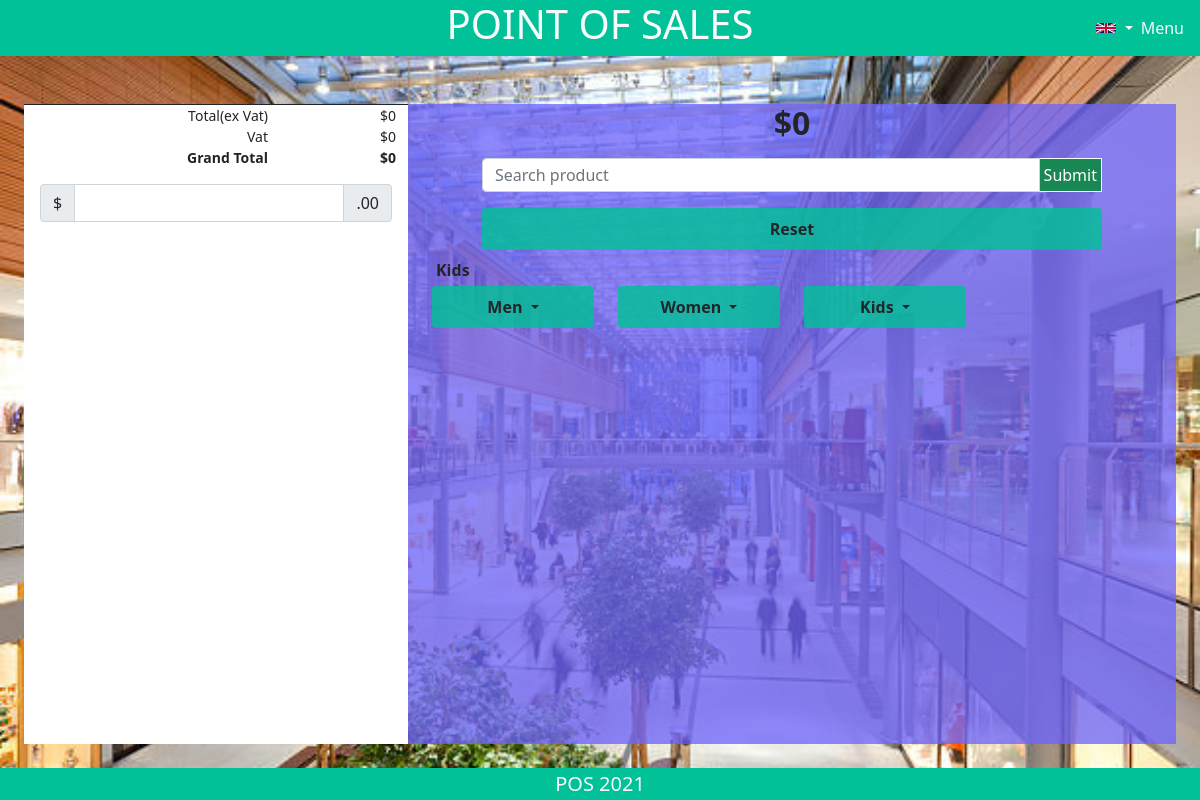
The page /?query=kids (signed in) on the database its author committed.
### products/models.py (models this page shows)
class Category(models.Model):
    class Meta:
        verbose_name_plural = "Categories"
    name = models.CharField(max_length=254)
    def __str__(self):
        return self.name

### home/views.py (the view, shortened to what this page needs)
# urls.py: path("", views.index, name="home"),
def index(request):
    try:
        request.session["my_language"]
    except:
        request.session["my_language"] = {"language": "en"}
    all_products = Product.objects.all()
    all_categories = Category.objects.all()
    if "All" in request.GET:
        context = {
            "products": all_products,
            "categories": all_categories,
        }
        return render(request, "home/index.html", context)
    if "query" in request.GET:
        query = request.GET.getlist("query")
        if len(query) == 1:
            query_product = Product.objects.filter(category__name=query[0])
            context = {
                "query": query,
                "products": query_product,
                "categories": all_categories,
            }
            return render(request, "home/index.html", context)
    context = {
        "products": all_products,
        "categories": all_categories,
    }
    return render(request, "home/index.html", context)

### bag/contexts.py (called while the page is built, shortened)
def bag_contents(request):
    bag = request.session.get("bag", [])
    bag_items = []
    net_total = 0
    vat_total = 0
    vat = 0
    context = {
        "bag_content": bag_items,
        "net_total": net_total,
        "vat": round(vat, 3),
        "grand_total": net_total + vat,
    }
    return context

### home/templates/home/index.html (shortened to what this page needs)
{% extends "base.html" %}
{% load static %}
{% load custom_tags %}
{% block extra_css %}
    <link rel="stylesheet" href="{% static 'home/css/home.css' %}">
{% endblock %}
{% block content %}
    <div class="row m-4 text-center mt-5">
        <div class="col-12 col-md-4 order-md-1 order-2 till-screen p-0">
            <div class="row m-0 till-text">
                <div class="col-12 border-bottom border-dark"></div>
                <div class="col-8 text-end">Total(ex Vat)</div><div class="col-4 text-end">${{ net_total }}</div>
                <div class="col-8 text-end">Vat</div><div class="col-4 text-end">${{ vat }}</div>
                <div class="col-8 text-end fw-bold">Grand Total</div><div class="col-4 text-end fw-bold">${{ grand_total }}</div>
            </div>
            <form id="pay-form" action="{% url 'checkout' %}" method="POST">
                <div class="input-group mb-3 p-3 pb-0">
                    <span class="input-group-text">$</span>
                    <input type="text" class="form-control pay-input" id="amount" name="amount" aria-label="Amount (to the nearest dollar)">
                    <span class="input-group-text">.00</span>
                </div>
            </form>
        </div>
        <div class="col-12 col-md-8 order-1 product-screen bg-custom">
            <div class="col-12 text-center h2 fw-bold total">${{ grand_total }}</div>
            <div class="col-10 mt-3 mx-auto">
                <form action="#" method="POST">
                    <div class="input-group mb-3 search-bar">
                        <input type="text" class="search form-control pay-form" name="q" placeholder="Search product" />
                        <div class="input-group-append">
                          <button class="input-group-text p-1 btn-success border-light rounded-0">Submit</button>
                        </div>
                    </div>
                </form>
            </div>
            <a href="{% url 'home' %}?All=all" class="col-10 btn btn-custom-2 p-2 mb-2 fw-bold">Reset</a>
            <div class="text-start ps-3 fw-bold text-dark">
            {% for q in query %}
                {{ q|capfirst  }}
            {% endfor %}
            </div>
            <div class="row m-0">
                {% for category in categories %}
                    <div class="dropdown col-6 col-sm-4 col-md-3 mt-1">
                        <button class="btn btn-custom-2 dropdown-toggle w-100 p-2 fw-bold" type="button" id="dropdownMenuButton" data-bs-toggle="dropdown">
                            {{ category.name|capfirst }}
                        </button>
                    </div>
                {% endfor %}
            </div>
        </div>
    </div>
{% endblock %}

### static/css/base.css (style rules this page uses)
body, html { margin: 0; display: flex; flex-direction: column; height: 100vh; }
.form-control { height: 28px; }
.dropdown { display: inline-block; }

### home/static/home/css/home.css (style rules this page uses)
a { text-decoration: none; }
.till-screen { background: white; min-height: 80vh; }
.product-screen { background: rgb(206, 206, 206); min-height: 80vh; }
.search.form-control { height: 34px; }
.bg-custom { background: rgba(111, 101, 252, 0.774); }
.till-text { font-size: 14px; }
.btn-custom-2 { background: rgba(0, 193, 151, 0.815); }
.pay-input { height: 38px; }

### rows shown on the page
Category: name "Men"
Category: name "Women"
Category: name "Kids"

### other values the page prints
{{ net_total }} "0"
{{ vat }} "0"
{{ grand_total }} "0"
{{ q|capfirst }} "Kids"
